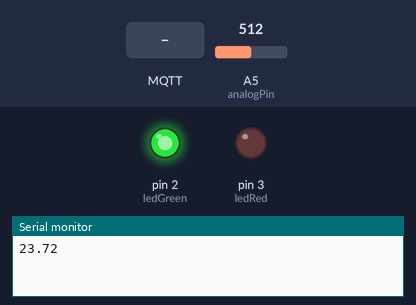
The sketch below on a simulated Arduino Uno, built with avr-gcc and run on an emulated ATmega328P. Shown: output pins drawn as LEDs (lit = HIGH), the last lines printed to the serial monitor. Inputs (shaded band) come from the test bench; at power-on: A5 (analogPin) = 512. No MQTT or app messages arrive unless stated.

Above: at 2.2 s.
2.3 s: MQTT message "1" arrives on the first subscribed topic
At 7.9 s:
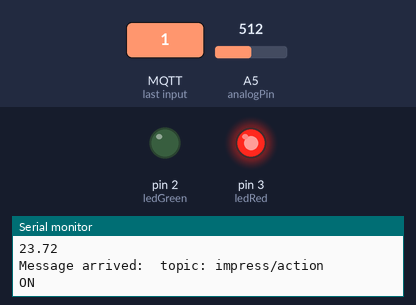
9.0 s: MQTT message "0" arrives on the first subscribed topic
At 14.4 s:
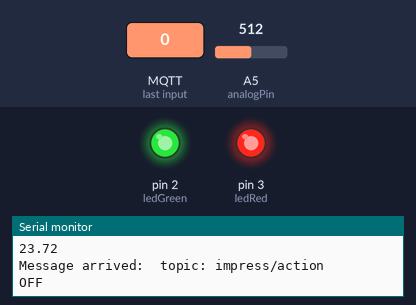
Timing chart, 0 to 16.1 s (numbered marks = the images above; inputs shaded):
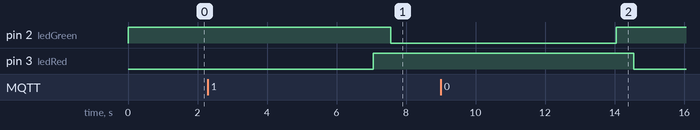

Measured:
- after the input at 2.3 s, pin 2 (ledGreen): HIGH → LOW after 5.3 s; pin 3 (ledRed): LOW → HIGH after 4.8 s
- after the input at 9.0 s, pin 2 (ledGreen): LOW → HIGH after 5.1 s; pin 3 (ledRed): HIGH → LOW after 5.6 s

The sketch:

impress_ino.ino
```cpp
    /*
     Publishing in the callback

      - connects to an MQTT server
      - subscribes to the topic "inTopic"
      - when a message is received, republishes it to "outTopic"

      This example shows how to publish messages within the
      callback function. The callback function header needs to
      be declared before the PubSubClient constructor and the
      actual callback defined afterwards.
      This ensures the client reference in the callback function
      is valid.

    */

    #include <SPI.h>
    #include <Ethernet.h>
    #include <PubSubClient.h>
    #include <stdio.h>
    #include <math.h>

    int analogPin=5;   // pino sensor temperatura
    int ledGreen=2;   // led
    int ledRed=3;
    float Vin=4.77;    // tensão alimentacao micro aproximada
    float Raux=10000;  // resistencia em serie com sensor
    float R0=9600;     // resistencia sensor a 25 graus
    float T0=298.15;   // temperatura em kelvin 25 graus

    float Vout=0.0;        // tensao apresentada no adc
    float Rout=0.0;        // resistencia do ntc ( calculada )

    float T1=273;          // temperatura em kelvin parametro 1 ponto 0 graus
    float T2=323;          // temperatura em kelvin paremetro 2 ponto 50 graus
    float RT1=21650;       // resistencia paramentro 1 ponto 0 graus
    float RT2=4350;        // resistencia paramentro 2 ponto 50 graus

    float beta=0.0;        // parametro beta
    float Rinf=0.0;        // [ohm]      Rinf parameter
    float TempK=0.0;       // temperatura em kelvin calculada
    float TempC=0.0;       // temperatura em graus  calculada


    // Update these with values suitable for your network.
    byte mac[]    = {  0xDE, 0xED, 0xBA, 0xFE, 0xFE, 0xED };
    //byte server[] = { 10, 0, 0, 102 };
    byte server[] = {192,168,0,101};
    byte ip[]     = {192,168,0,199};
    //byte ip[] = { 10, 0, 0, 110 };

    // Callback function header
    void callback(char* topic, byte* payload, unsigned int length);

    EthernetClient ethClient;
    PubSubClient client(server, 1883, callback, ethClient);

    int randNumber;
    char message_buff[100];

    // Callback function
    void callback(char* topic, byte* payload, unsigned int length) {
      // In order to republish this payload, a copy must be made
      // as the orignal payload buffer will be overwritten whilst
      // constructing the PUBLISH packet.
      Serial.println("Message arrived:  topic: " + String(topic));
      // Allocate the correct amount of memory for the payload copy
      //byte* p = (byte*)malloc(length);
      // Copy the payload to the new buffer
      //memcpy(p,payload,length);
      //client.publish("impress/temperature", p, length);
      // Free the memory
      //free(p);


        int i = 0;

      //Serial.println("Message arrived:  topic: " + String(topic));
      //Serial.println("Length: " + String(length,DEC));

      // create character buffer with ending null terminator (string)
      for(i=0; i<length; i++) {
        message_buff[i] = payload[i];
      }
      message_buff[i] = '\0';

      String msgString = String(message_buff);

      //Serial.println("Payload: " + msgString);

      if (msgString.equals("0")) {

        Serial.println("OFF");
        digitalWrite(ledGreen, HIGH);   // turn the LED on (HIGH is the voltage level)
        delay(500);    // wait for a second
        digitalWrite(ledRed, LOW);    // turn the LED off by making the voltage LOW
        delay(500);   // wait for a second

      } else if (msgString.equals("1")) {

        Serial.println("ON");
        digitalWrite(ledRed, HIGH);   // turn the LED on (HIGH is the voltage level)
        delay(500);    // wait for a second
        digitalWrite(ledGreen, LOW);    // turn the LED off by making the voltage LOW
        delay(500);               // wait for a second

      } else {
        Serial.println("ERROR");

      }


    }

void setup()
{

    Serial.begin(9600);


    // inicializacao de pinos

    pinMode(analogPin, INPUT);  // pino sensor home
    pinMode(ledGreen, OUTPUT);
    pinMode(ledRed, OUTPUT);

    digitalWrite(ledGreen, HIGH);   // turn the LED on (HIGH is the voltage level)
    delay(500);    // wait for a second
    digitalWrite(ledRed, LOW);    // turn the LED off by making the voltage LOW
    delay(500);   // wait for a second

    //  parametros globais calculo temperatura

    beta=(log(RT1/RT2))/((1/T1)-(1/T2)); // calculo de beta
    Rinf=R0*exp(-beta/T0);

    Ethernet.begin(mac, ip);
    if (client.connect("arduinoClient")) {
      //client.publish("impress/temeprature","23");
      //client.subscribe("impress/action");
      client.subscribe("impress/action");
    }


    }

    void loop()
    {


       //randNumber = random(18,30);
       //Serial.println(randNumber);
       //String str=String(randNumber); //converting integer into a string
       //char b[2];
       //str.toCharArray(b,4);
       //if (client.connect("arduinoClient")) {

        calculate_sensor_temperature();               // calculo de temperatura
        Serial.println(TempC);
        delay(1000);                   // tempo para loop

        char buffer[10];
        dtostrf(TempC, 5, 2, buffer);

       client.publish("impress/temperature",buffer);
       //client.subscribe("impress/action");
       delay(5000);
       //Serial.println("published ...");
       //client.subscribe("impress/temeprature");
       client.loop();
      //}

    }

    // calculo de temperatura

    void calculate_sensor_temperature()

    {

      Vout=Vin*((float)(analogRead(analogPin))/1024.0);
      Rout=(Raux*Vout/(Vin-Vout));

      TempK=(beta/log(Rout/Rinf));
      TempC=TempK-273.15;

    }
```
